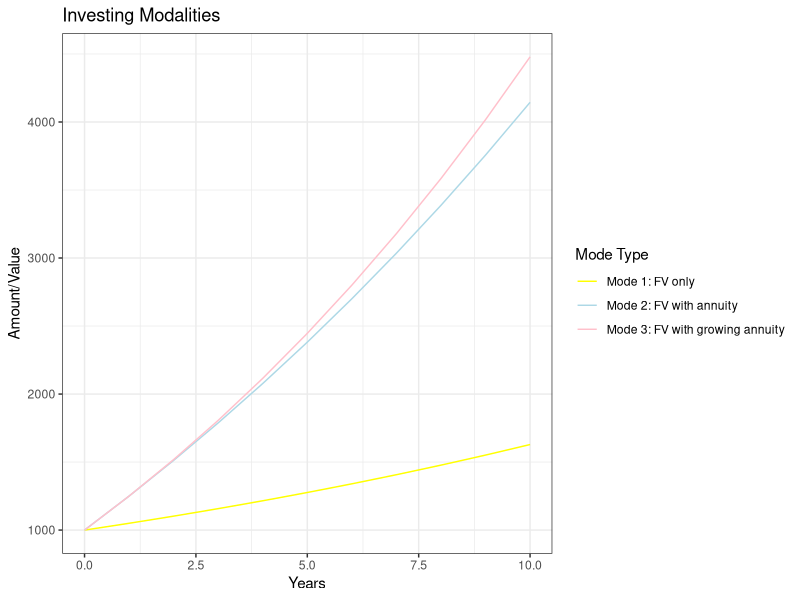
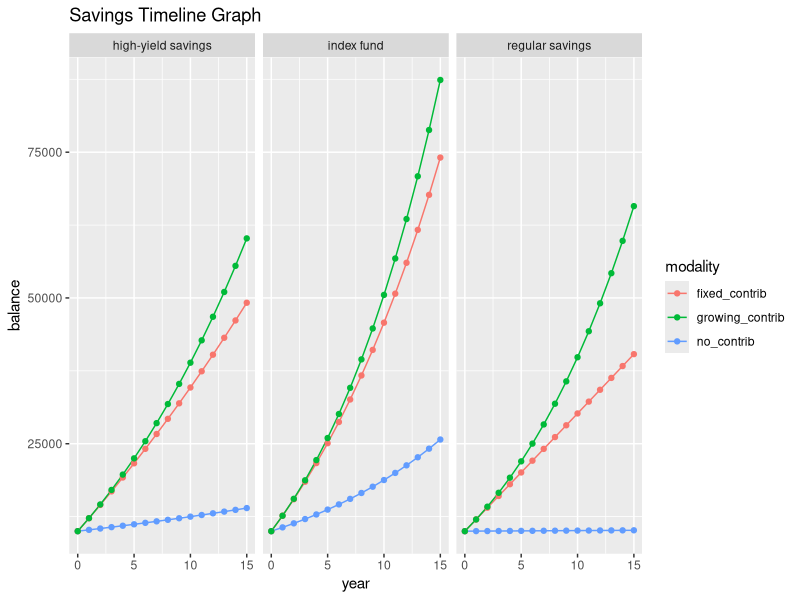

The R script that drew these images, in order:
## ---- chunk 1
knitr::opts_chunk$set(echo = TRUE, error = TRUE)
## ---- chunk 2
#' @title Future Value
#' @description Computes the future value of an investment
#' @param amount initial invested amount
#' @param rate annual rate of return
#' @param years number of years
#' @return future value, how much money you would expect to get at the end of this period

future_value = function(amount = 1000, rate = 0.05, years = 1) {
  fv = amount*(1 + rate)^years
  return(fv)
}

future_value(amount = 100, rate = 0.05, years = 1)
future_value(amount = 500, rate = 0.05, years = 5)
future_value(amount = 1000, rate = 0.05, years = 10)
## ---- chunk 3
#' @title Future Value of Annuity
#' @description Computes the future value of annuity
#' @param contrib contributed amount
#' @param rate annual rate of return
#' @param years number of years
#' @return future value, how much money you would expect to get at the end of this period of deposits

annuity = function(contrib = 200, rate = .05, years = 1) {
  fva = contrib*((1 + rate)^years - 1)/rate
  return(fva)
}

annuity(contrib = 200, rate = 0.05, years = 1)
annuity(contrib = 200, rate = 0.05, years = 2)
annuity(contrib = 200, rate = 0.05, years = 10)
## ---- chunk 4
#' @title Future Value of Growing Annuity
#' @description Computes the future value of growing annuity
#' @param contrib contributed amount
#' @param rate annual rate of return
#' @param years number of years
#' @param growth annual growth rate
#' @return future value, how much money you would expect to get at the end of this period of deposits increasing in value

growing_annuity = function(contrib = 200, rate = .05, growth = 0.03, years = 1) {
  fvga = contrib*((1 + rate)^years - (1 + growth)^years)/(rate - growth)
  return(fvga)
}
growing_annuity(contrib = 200, rate = 0.05, growth = 0.03, years = 1)
growing_annuity(contrib = 200, rate = 0.05, growth = 0.03, years = 2)
growing_annuity(contrib = 200, rate = 0.05, growth = 0.03, years = 10)
## ---- chunk 5
modalities = data.frame(matrix(nrow = 11, ncol = 4))
colnames(modalities) <- c("year", "no_contrib", "fixed_contrib", "growing_contrib")
no_contrib = rep(0,11)
fixed_contrib = rep(0,11)
growing_contrib = rep(0,11)
for (i in 1:11) {
  no_contrib[i] = future_value(amount = 1000, rate = 0.05, years = i-1) 
  fixed_contrib[i] = future_value(amount = 1000, rate = 0.05, years = i-1) + annuity(contrib = 200, rate = 0.05, years = i-1)
  growing_contrib[i] = future_value(amount = 1000, rate = 0.05, years = i-1) + growing_annuity(contrib = 200, rate = 0.05, growth = 0.03, years = i-1)
  modalities[ ,1] = 0:10
  modalities[ ,2] = no_contrib
  modalities[ ,3] = fixed_contrib
  modalities[ ,4] = growing_contrib
}

modalities
## ---- chunk 6
#With the data obtained for each savings modality, make one graph, with lines as geometric objects, that allows you to compare the growth of these investment modes over the 10-year period.
# Make sure your graph follows standard recommendations: title, axis labels, axis scales, background, legends, colors, visual attributes, etc.
## ---- chunk 7
library(ggplot2)
library(dplyr)
library(readr)
## ---- chunk 8

x = modalities$year
plot = ggplot(modalities) +
  geom_line(aes(x = x, no_contrib, color = "lightblue")) +
  geom_line(aes(x = x, fixed_contrib, color = "pink")) +
  geom_line(aes(x = x, growing_contrib, color = "yellow")) +
  labs(title = "Investing Modalities", y = "Amount/Value", x = "Years", color = "mode type") +
  scale_colour_manual(values = c("yellow","lightblue", "pink"), name="Mode Type", labels = c("Mode 1: FV only", "Mode 2: FV with annuity", "Mode 3: FV with growing annuity")) +
  theme_bw()
plot
## ---- chunk 9
# The last part of this assignment involves a simple simulation taking into account different financial products, with “typical” rates of return.
# In this simulation we’ll consider three financial products available to most consumers: a) regular savings accounts, b) high-yield savings accounts, and c) index mutual funds.
## ---- chunk 10
no_contrib_reg = rep(0,16)
fixed_contrib_reg = rep(0,16)
growing_contrib_reg = rep(0,16)
no_contrib_highyield = rep(0,16)
fixed_contrib_highyield = rep(0,16)
growing_contrib_highyield = rep(0,16)
no_contrib_index = rep(0,16)
fixed_contrib_index = rep(0,16)
growing_contrib_index = rep(0,16)
for (i in 1:16) {
  no_contrib_reg[i] = future_value(amount = 10000, rate = 0.001, years = i-1) 
  no_contrib_highyield[i] = future_value(amount = 10000, rate = 0.0225, years = i-1) 
  no_contrib_index[i] = future_value(amount = 10000, rate = 0.065, years = i-1) 

  fixed_contrib_reg[i] = future_value(amount = 10000, rate = 0.001, years = i-1) + annuity(contrib = 2000, rate = 0.001, years = i-1)
  fixed_contrib_highyield[i] = future_value(amount = 10000, rate = 0.0225, years = i-1) + annuity(contrib = 2000, rate = 0.0225, years = i-1)
  fixed_contrib_index[i] = future_value(amount = 10000, rate = 0.065, years = i-1) + annuity(contrib = 2000, rate = 0.065, years = i-1)
  
  growing_contrib_reg[i] = future_value(amount = 10000, rate = 0.001, years = i-1) + growing_annuity(contrib = 2000, rate = 0.05, growth = 0.04, years = i-1)
  growing_contrib_highyield[i] = future_value(amount = 10000, rate = 0.0225, years = i-1) + growing_annuity(contrib = 2000, rate = 0.0225, growth = 0.04, years = i-1)  
  growing_contrib_index[i] = future_value(amount = 10000, rate = 0.065, years = i-1) + growing_annuity(contrib = 2000, rate = 0.065, growth = 0.04, years = i-1)
}

## ---- chunk 11
simulation = data.frame(year= c(0:15), 
                        balance = c(no_contrib_reg = no_contrib_reg, no_contrib_highyield = no_contrib_highyield, no_contrib_index = no_contrib_index, fixed_contrib_reg = fixed_contrib_reg, fixed_contrib_highyield = fixed_contrib_highyield, fixed_contrib_index = fixed_contrib_index, growing_contrib_reg = growing_contrib_reg, growing_contrib_highyield = growing_contrib_highyield, growing_contrib_index = growing_contrib_index), 
                        modality = c(rep("no_contrib", 16*3),
                   rep("fixed_contrib", 16*3),
                   rep("growing_contrib", 16*3)),
                        rate = c(rep("regular savings", 16),
                   rep("high-yield savings", 16),
                   rep("index fund", 16),
                   rep("regular savings", 16),
                   rep("high-yield savings", 16),
                   rep("index fund", 16),
                   rep("regular savings", 16),
                   rep("high-yield savings", 16),
                   rep("index fund", 16))
)

ggplot(simulation) +
  geom_line(aes(x = year, y = balance, color = modality)) +
  geom_point(aes(x = year, y = balance, color = modality)) +
  labs(title = "Savings Timeline Graph") +
  facet_wrap(~rate)
